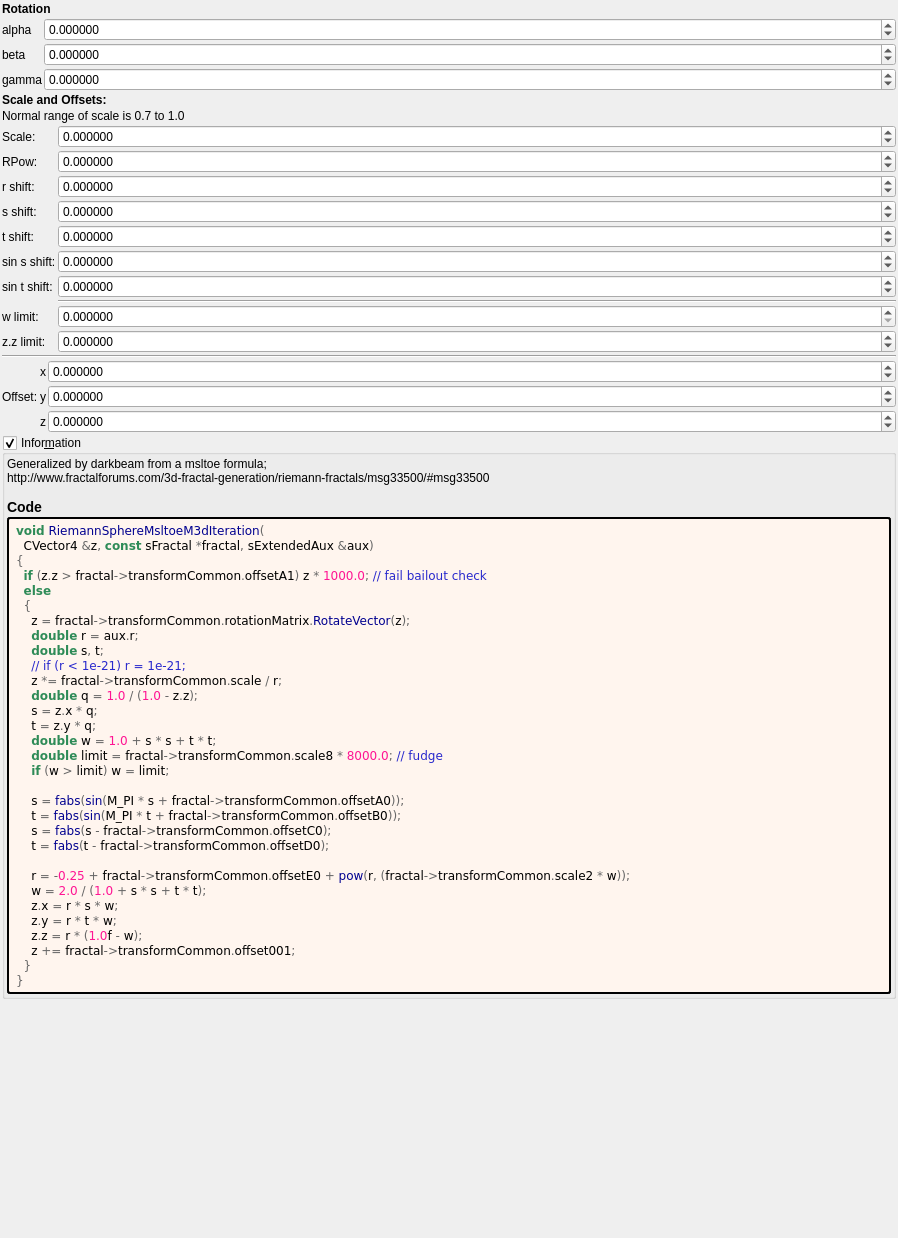
 <widget class="QWidget" name="Form">
  <property name="geometry">
   <rect>
    <x>0</x>
    <y>0</y>
    <width>898</width>
    <height>1238</height>
   </rect>
  </property>
  <property name="windowTitle">
   <string notr="true">riemann_sphere_msltoe_m3d</string>
  </property>
  <layout class="QVBoxLayout" name="verticalLayout">
   <property name="spacing">
    <number>2</number>
   </property>
   <property name="leftMargin">
    <number>2</number>
   </property>
   <property name="topMargin">
    <number>2</number>
   </property>
   <property name="rightMargin">
    <number>2</number>
   </property>
   <property name="bottomMargin">
    <number>2</number>
   </property>
   <item>
    <widget class="QLabel" name="label_256">
     <property name="font">
      <font>
       <weight>75</weight>
       <bold>true</bold>
      </font>
     </property>
     <property name="text">
      <string>Rotation</string>
     </property>
    </widget>
   </item>
   <item>
    <layout class="QGridLayout" name="gridLayout_10" columnstretch="0,1">
     <property name="spacing">
      <number>2</number>
     </property>
     <item row="3" column="1">
      <widget class="MyDoubleSpinBox" name="spinboxd3_transf_rotation_z">
       <property name="sizePolicy">
        <sizepolicy hsizetype="Minimum" vsizetype="Maximum">
         <horstretch>0</horstretch>
         <verstretch>0</verstretch>
        </sizepolicy>
       </property>
       <property name="prefix">
        <string/>
       </property>
       <property name="suffix">
        <string/>
       </property>
       <property name="decimals">
        <number>6</number>
       </property>
       <property name="minimum">
        <double>-36000.000000000000000</double>
       </property>
       <property name="maximum">
        <double>36000.000000000000000</double>
       </property>
       <property name="singleStep">
        <double>1.000000000000000</double>
       </property>
      </widget>
     </item>
     <item row="3" column="0">
      <widget class="QLabel" name="label_36">
       <property name="text">
        <string notr="true">gamma</string>
       </property>
      </widget>
     </item>
     <item row="1" column="0">
      <widget class="QLabel" name="label_35">
       <property name="text">
        <string notr="true">alpha</string>
       </property>
      </widget>
     </item>
     <item row="2" column="0">
      <widget class="QLabel" name="label_34">
       <property name="text">
        <string notr="true">beta</string>
       </property>
      </widget>
     </item>
     <item row="1" column="1">
      <widget class="MyDoubleSpinBox" name="spinboxd3_transf_rotation_x">
       <property name="sizePolicy">
        <sizepolicy hsizetype="Minimum" vsizetype="Maximum">
         <horstretch>0</horstretch>
         <verstretch>0</verstretch>
        </sizepolicy>
       </property>
       <property name="prefix">
        <string/>
       </property>
       <property name="suffix">
        <string/>
       </property>
       <property name="decimals">
        <number>6</number>
       </property>
       <property name="minimum">
        <double>-36000.000000000000000</double>
       </property>
       <property name="maximum">
        <double>36000.000000000000000</double>
       </property>
       <property name="singleStep">
        <double>1.000000000000000</double>
       </property>
      </widget>
     </item>
     <item row="2" column="1">
      <widget class="MyDoubleSpinBox" name="spinboxd3_transf_rotation_y">
       <property name="sizePolicy">
        <sizepolicy hsizetype="Minimum" vsizetype="Maximum">
         <horstretch>0</horstretch>
         <verstretch>0</verstretch>
        </sizepolicy>
       </property>
       <property name="prefix">
        <string/>
       </property>
       <property name="suffix">
        <string/>
       </property>
       <property name="decimals">
        <number>6</number>
       </property>
       <property name="minimum">
        <double>-36000.000000000000000</double>
       </property>
       <property name="maximum">
        <double>36000.000000000000000</double>
       </property>
       <property name="singleStep">
        <double>1.000000000000000</double>
       </property>
      </widget>
     </item>
    </layout>
   </item>
   <item>
    <widget class="QLabel" name="label_252">
     <property name="font">
      <font>
       <weight>75</weight>
       <bold>true</bold>
      </font>
     </property>
     <property name="text">
      <string>Scale and Offsets:</string>
     </property>
    </widget>
   </item>
   <item>
    <widget class="QLabel" name="label_257">
     <property name="text">
      <string>Normal range of scale is 0.7 to 1.0</string>
     </property>
    </widget>
   </item>
   <item>
    <layout class="QGridLayout" name="gridLayout_12" columnstretch="0,1">
     <property name="spacing">
      <number>2</number>
     </property>
     <item row="3" column="1">
      <widget class="MyDoubleSpinBox" name="spinbox_transf_offsetE_0">
       <property name="sizePolicy">
        <sizepolicy hsizetype="Minimum" vsizetype="Maximum">
         <horstretch>0</horstretch>
         <verstretch>0</verstretch>
        </sizepolicy>
       </property>
       <property name="prefix">
        <string/>
       </property>
       <property name="suffix">
        <string/>
       </property>
       <property name="decimals">
        <number>6</number>
       </property>
       <property name="minimum">
        <double>-99.989999999999995</double>
       </property>
       <property name="maximum">
        <double>99.989999999999995</double>
       </property>
       <property name="singleStep">
        <double>0.100000000000000</double>
       </property>
      </widget>
     </item>
     <item row="4" column="0">
      <widget class="QLabel" name="label_140">
       <property name="text">
        <string>s shift:</string>
       </property>
      </widget>
     </item>
     <item row="6" column="1">
      <widget class="MyDoubleSpinBox" name="spinbox_transf_offsetC_0">
       <property name="sizePolicy">
        <sizepolicy hsizetype="Minimum" vsizetype="Maximum">
         <horstretch>0</horstretch>
         <verstretch>0</verstretch>
        </sizepolicy>
       </property>
       <property name="prefix">
        <string/>
       </property>
       <property name="suffix">
        <string/>
       </property>
       <property name="decimals">
        <number>6</number>
       </property>
       <property name="minimum">
        <double>-99.989999999999995</double>
       </property>
       <property name="maximum">
        <double>99.989999999999995</double>
       </property>
       <property name="singleStep">
        <double>0.100000000000000</double>
       </property>
      </widget>
     </item>
     <item row="5" column="0">
      <widget class="QLabel" name="label_142">
       <property name="text">
        <string>t shift:</string>
       </property>
      </widget>
     </item>
     <item row="9" column="0">
      <widget class="QLabel" name="label_148">
       <property name="text">
        <string>w limit:</string>
       </property>
      </widget>
     </item>
     <item row="2" column="1">
      <widget class="MyDoubleSpinBox" name="spinbox_transf_scale_2">
       <property name="sizePolicy">
        <sizepolicy hsizetype="Minimum" vsizetype="Maximum">
         <horstretch>0</horstretch>
         <verstretch>0</verstretch>
        </sizepolicy>
       </property>
       <property name="prefix">
        <string/>
       </property>
       <property name="suffix">
        <string/>
       </property>
       <property name="decimals">
        <number>6</number>
       </property>
       <property name="minimum">
        <double>-99.989999999999995</double>
       </property>
       <property name="maximum">
        <double>99.989999999999995</double>
       </property>
       <property name="singleStep">
        <double>0.100000000000000</double>
       </property>
      </widget>
     </item>
     <item row="2" column="0">
      <widget class="QLabel" name="label_146">
       <property name="text">
        <string>RPow:</string>
       </property>
      </widget>
     </item>
     <item row="1" column="1">
      <widget class="MyDoubleSpinBox" name="spinbox_transf_scale">
       <property name="sizePolicy">
        <sizepolicy hsizetype="Minimum" vsizetype="Maximum">
         <horstretch>0</horstretch>
         <verstretch>0</verstretch>
        </sizepolicy>
       </property>
       <property name="prefix">
        <string/>
       </property>
       <property name="suffix">
        <string/>
       </property>
       <property name="decimals">
        <number>6</number>
       </property>
       <property name="minimum">
        <double>-99.989999999999995</double>
       </property>
       <property name="maximum">
        <double>99.989999999999995</double>
       </property>
       <property name="singleStep">
        <double>0.100000000000000</double>
       </property>
      </widget>
     </item>
     <item row="1" column="0">
      <widget class="QLabel" name="label_251">
       <property name="text">
        <string>Scale:</string>
       </property>
      </widget>
     </item>
     <item row="9" column="1">
      <widget class="MyDoubleSpinBox" name="spinbox_transf_scale_8">
       <property name="sizePolicy">
        <sizepolicy hsizetype="Minimum" vsizetype="Maximum">
         <horstretch>0</horstretch>
         <verstretch>0</verstretch>
        </sizepolicy>
       </property>
       <property name="prefix">
        <string/>
       </property>
       <property name="suffix">
        <string/>
       </property>
       <property name="decimals">
        <number>6</number>
       </property>
       <property name="minimum">
        <double>0.000000000000000</double>
       </property>
       <property name="maximum">
        <double>99.989999999999995</double>
       </property>
       <property name="singleStep">
        <double>0.100000000000000</double>
       </property>
      </widget>
     </item>
     <item row="5" column="1">
      <widget class="MyDoubleSpinBox" name="spinbox_transf_offsetB_0">
       <property name="sizePolicy">
        <sizepolicy hsizetype="Minimum" vsizetype="Maximum">
         <horstretch>0</horstretch>
         <verstretch>0</verstretch>
        </sizepolicy>
       </property>
       <property name="prefix">
        <string/>
       </property>
       <property name="suffix">
        <string/>
       </property>
       <property name="decimals">
        <number>6</number>
       </property>
       <property name="minimum">
        <double>-99.989999999999995</double>
       </property>
       <property name="maximum">
        <double>99.989999999999995</double>
       </property>
       <property name="singleStep">
        <double>0.100000000000000</double>
       </property>
      </widget>
     </item>
     <item row="3" column="0">
      <widget class="QLabel" name="label_145">
       <property name="text">
        <string>r shift:</string>
       </property>
      </widget>
     </item>
     <item row="4" column="1">
      <widget class="MyDoubleSpinBox" name="spinbox_transf_offsetA_0">
       <property name="sizePolicy">
        <sizepolicy hsizetype="Minimum" vsizetype="Maximum">
         <horstretch>0</horstretch>
         <verstretch>0</verstretch>
        </sizepolicy>
       </property>
       <property name="prefix">
        <string/>
       </property>
       <property name="suffix">
        <string/>
       </property>
       <property name="decimals">
        <number>6</number>
       </property>
       <property name="minimum">
        <double>-99.989999999999995</double>
       </property>
       <property name="maximum">
        <double>99.989999999999995</double>
       </property>
       <property name="singleStep">
        <double>0.100000000000000</double>
       </property>
      </widget>
     </item>
     <item row="6" column="0">
      <widget class="QLabel" name="label_143">
       <property name="text">
        <string>sin s shift:</string>
       </property>
      </widget>
     </item>
     <item row="7" column="0">
      <widget class="QLabel" name="label_144">
       <property name="text">
        <string>sin t shift:</string>
       </property>
      </widget>
     </item>
     <item row="7" column="1">
      <widget class="MyDoubleSpinBox" name="spinbox_transf_offsetD_0">
       <property name="sizePolicy">
        <sizepolicy hsizetype="Minimum" vsizetype="Maximum">
         <horstretch>0</horstretch>
         <verstretch>0</verstretch>
        </sizepolicy>
       </property>
       <property name="prefix">
        <string/>
       </property>
       <property name="suffix">
        <string/>
       </property>
       <property name="decimals">
        <number>6</number>
       </property>
       <property name="minimum">
        <double>-99.989999999999995</double>
       </property>
       <property name="maximum">
        <double>99.989999999999995</double>
       </property>
       <property name="singleStep">
        <double>0.100000000000000</double>
       </property>
      </widget>
     </item>
     <item row="10" column="1">
      <widget class="MyDoubleSpinBox" name="spinbox_transf_offsetA_1">
       <property name="sizePolicy">
        <sizepolicy hsizetype="Minimum" vsizetype="Maximum">
         <horstretch>0</horstretch>
         <verstretch>0</verstretch>
        </sizepolicy>
       </property>
       <property name="prefix">
        <string/>
       </property>
       <property name="suffix">
        <string/>
       </property>
       <property name="decimals">
        <number>6</number>
       </property>
       <property name="minimum">
        <double>-99.989999999999995</double>
       </property>
       <property name="maximum">
        <double>99.989999999999995</double>
       </property>
       <property name="singleStep">
        <double>0.100000000000000</double>
       </property>
      </widget>
     </item>
     <item row="10" column="0">
      <widget class="QLabel" name="label_149">
       <property name="text">
        <string>z.z limit:</string>
       </property>
      </widget>
     </item>
     <item row="8" column="1">
      <widget class="Line" name="line_2">
       <property name="orientation">
        <enum>Qt::Horizontal</enum>
       </property>
      </widget>
     </item>
    </layout>
   </item>
   <item>
    <widget class="Line" name="line">
     <property name="orientation">
      <enum>Qt::Horizontal</enum>
     </property>
    </widget>
   </item>
   <item>
    <layout class="QGridLayout" name="gridLayout_11" columnstretch="0,0,1">
     <property name="spacing">
      <number>2</number>
     </property>
     <item row="2" column="0">
      <widget class="QLabel" name="label_255">
       <property name="text">
        <string>Offset:</string>
       </property>
      </widget>
     </item>
     <item row="2" column="1">
      <widget class="QLabel" name="label_113">
       <property name="text">
        <string notr="true">y</string>
       </property>
      </widget>
     </item>
     <item row="2" column="2">
      <widget class="MyDoubleSpinBox" name="spinbox3_transf_offset_001_y">
       <property name="sizePolicy">
        <sizepolicy hsizetype="Minimum" vsizetype="Maximum">
         <horstretch>0</horstretch>
         <verstretch>0</verstretch>
        </sizepolicy>
       </property>
       <property name="prefix">
        <string/>
       </property>
       <property name="suffix">
        <string/>
       </property>
       <property name="decimals">
        <number>6</number>
       </property>
       <property name="minimum">
        <double>-99.989999999999995</double>
       </property>
       <property name="maximum">
        <double>99.989999999999995</double>
       </property>
       <property name="singleStep">
        <double>0.100000000000000</double>
       </property>
      </widget>
     </item>
     <item row="1" column="1">
      <widget class="QLabel" name="label_112">
       <property name="text">
        <string notr="true">x</string>
       </property>
      </widget>
     </item>
     <item row="1" column="2">
      <widget class="MyDoubleSpinBox" name="spinbox3_transf_offset_001_x">
       <property name="sizePolicy">
        <sizepolicy hsizetype="Minimum" vsizetype="Maximum">
         <horstretch>0</horstretch>
         <verstretch>0</verstretch>
        </sizepolicy>
       </property>
       <property name="prefix">
        <string/>
       </property>
       <property name="suffix">
        <string/>
       </property>
       <property name="decimals">
        <number>6</number>
       </property>
       <property name="minimum">
        <double>-99.989999999999995</double>
       </property>
       <property name="maximum">
        <double>99.989999999999995</double>
       </property>
       <property name="singleStep">
        <double>0.100000000000000</double>
       </property>
      </widget>
     </item>
     <item row="3" column="2">
      <widget class="MyDoubleSpinBox" name="spinbox3_transf_offset_001_z">
       <property name="sizePolicy">
        <sizepolicy hsizetype="Minimum" vsizetype="Maximum">
         <horstretch>0</horstretch>
         <verstretch>0</verstretch>
        </sizepolicy>
       </property>
       <property name="prefix">
        <string/>
       </property>
       <property name="suffix">
        <string/>
       </property>
       <property name="decimals">
        <number>6</number>
       </property>
       <property name="minimum">
        <double>-99.989999999999995</double>
       </property>
       <property name="maximum">
        <double>99.989999999999995</double>
       </property>
       <property name="singleStep">
        <double>0.100000000000000</double>
       </property>
      </widget>
     </item>
     <item row="3" column="1">
      <widget class="QLabel" name="label_114">
       <property name="text">
        <string notr="true">z</string>
       </property>
      </widget>
     </item>
    </layout>
   </item>
   <item>
    <widget class="MyGroupBox" name="groupCheck_info">
     <property name="title">
      <string>Infor&amp;mation</string>
     </property>
     <property name="flat">
      <bool>false</bool>
     </property>
     <property name="checkable">
      <bool>true</bool>
     </property>
     <layout class="QVBoxLayout" name="verticalLayout_2">
      <property name="spacing">
       <number>2</number>
      </property>
      <property name="leftMargin">
       <number>2</number>
      </property>
      <property name="topMargin">
       <number>2</number>
      </property>
      <property name="rightMargin">
       <number>2</number>
      </property>
      <property name="bottomMargin">
       <number>2</number>
      </property>
      <item>
       <widget class="QLabel" name="label_information_general">
        <property name="text">
         <string notr="true">&lt;p&gt;Generalized by darkbeam from a msltoe formula;&lt;br&gt;http://www.fractalforums.com/3d-fractal-generation/riemann-fractals/msg33500/#msg33500&lt;/p&gt;&lt;table&gt;
&lt;/table&gt;
&lt;h3&gt;Code&lt;/h3&gt;</string>
        </property>
        <property name="wordWrap">
         <bool>true</bool>
        </property>
        <property name="openExternalLinks">
         <bool>true</bool>
        </property>
        <property name="textInteractionFlags">
         <set>Qt::LinksAccessibleByMouse|Qt::TextSelectableByMouse</set>
        </property>
       </widget>
      </item>
      <item>
       <widget class="QLabel" name="label_code_content">
        <property name="styleSheet">
         <string notr="true">border-style: outset; border-width: 2px; border-radius: 3px; border-color: black; background-color: #fff5ee; padding: 4px;</string>
        </property>
        <property name="text">
         <string notr="true">&lt;body style=&quot;background-color:#fff5ee&quot;&gt;
&lt;pre style=&quot;color:#000000; background-color:#fff5ee;  font-family:&#039;Courier New&#039;,monospace;&quot;&gt;&lt;span style=&quot;color:#2e8b57; font-weight:bold&quot;&gt;void&lt;/span&gt; &lt;span style=&quot;color:#00008f&quot;&gt;RiemannSphereMsltoeM3dIteration&lt;/span&gt;&lt;span style=&quot;color:#676767&quot;&gt;(&lt;/span&gt;
  CVector4 &lt;span style=&quot;color:#676767&quot;&gt;&amp;amp;&lt;/span&gt;z&lt;span style=&quot;color:#676767&quot;&gt;,&lt;/span&gt; &lt;span style=&quot;color:#2e8b57; font-weight:bold&quot;&gt;const&lt;/span&gt; sFractal &lt;span style=&quot;color:#676767&quot;&gt;*&lt;/span&gt;fractal&lt;span style=&quot;color:#676767&quot;&gt;,&lt;/span&gt; sExtendedAux &lt;span style=&quot;color:#676767&quot;&gt;&amp;amp;&lt;/span&gt;aux&lt;span style=&quot;color:#676767&quot;&gt;)&lt;/span&gt;
&lt;span style=&quot;color:#676767&quot;&gt;{&lt;/span&gt;
  &lt;span style=&quot;color:#2e8b57; font-weight:bold&quot;&gt;if&lt;/span&gt; &lt;span style=&quot;color:#676767&quot;&gt;(&lt;/span&gt;z&lt;span style=&quot;color:#676767&quot;&gt;.&lt;/span&gt;z &lt;span style=&quot;color:#676767&quot;&gt;&amp;gt;&lt;/span&gt; fractal&lt;span style=&quot;color:#676767&quot;&gt;-&amp;gt;&lt;/span&gt;transformCommon&lt;span style=&quot;color:#676767&quot;&gt;.&lt;/span&gt;offsetA1&lt;span style=&quot;color:#676767&quot;&gt;)&lt;/span&gt; z &lt;span style=&quot;color:#676767&quot;&gt;*&lt;/span&gt; &lt;span style=&quot;color:#ff1493&quot;&gt;1000.0&lt;/span&gt;&lt;span style=&quot;color:#676767&quot;&gt;;&lt;/span&gt; &lt;span style=&quot;color:#2929cc&quot;&gt;// fail bailout check&lt;/span&gt;
  &lt;span style=&quot;color:#2e8b57; font-weight:bold&quot;&gt;else&lt;/span&gt;
  &lt;span style=&quot;color:#676767&quot;&gt;{&lt;/span&gt;
    z &lt;span style=&quot;color:#676767&quot;&gt;=&lt;/span&gt; fractal&lt;span style=&quot;color:#676767&quot;&gt;-&amp;gt;&lt;/span&gt;transformCommon&lt;span style=&quot;color:#676767&quot;&gt;.&lt;/span&gt;rotationMatrix&lt;span style=&quot;color:#676767&quot;&gt;.&lt;/span&gt;&lt;span style=&quot;color:#00008f&quot;&gt;RotateVector&lt;/span&gt;&lt;span style=&quot;color:#676767&quot;&gt;(&lt;/span&gt;z&lt;span style=&quot;color:#676767&quot;&gt;);&lt;/span&gt;
    &lt;span style=&quot;color:#2e8b57; font-weight:bold&quot;&gt;double&lt;/span&gt; r &lt;span style=&quot;color:#676767&quot;&gt;=&lt;/span&gt; aux&lt;span style=&quot;color:#676767&quot;&gt;.&lt;/span&gt;r&lt;span style=&quot;color:#676767&quot;&gt;;&lt;/span&gt;
    &lt;span style=&quot;color:#2e8b57; font-weight:bold&quot;&gt;double&lt;/span&gt; s&lt;span style=&quot;color:#676767&quot;&gt;,&lt;/span&gt; t&lt;span style=&quot;color:#676767&quot;&gt;;&lt;/span&gt;
    &lt;span style=&quot;color:#2929cc&quot;&gt;// if (r &amp;lt; 1e-21) r = 1e-21;&lt;/span&gt;
    z &lt;span style=&quot;color:#676767&quot;&gt;*=&lt;/span&gt; fractal&lt;span style=&quot;color:#676767&quot;&gt;-&amp;gt;&lt;/span&gt;transformCommon&lt;span style=&quot;color:#676767&quot;&gt;.&lt;/span&gt;scale &lt;span style=&quot;color:#676767&quot;&gt;/&lt;/span&gt; r&lt;span style=&quot;color:#676767&quot;&gt;;&lt;/span&gt;
    &lt;span style=&quot;color:#2e8b57; font-weight:bold&quot;&gt;double&lt;/span&gt; q &lt;span style=&quot;color:#676767&quot;&gt;=&lt;/span&gt; &lt;span style=&quot;color:#ff1493&quot;&gt;1.0&lt;/span&gt; &lt;span style=&quot;color:#676767&quot;&gt;/ (&lt;/span&gt;&lt;span style=&quot;color:#ff1493&quot;&gt;1.0&lt;/span&gt; &lt;span style=&quot;color:#676767&quot;&gt;-&lt;/span&gt; z&lt;span style=&quot;color:#676767&quot;&gt;.&lt;/span&gt;z&lt;span style=&quot;color:#676767&quot;&gt;);&lt;/span&gt;
    s &lt;span style=&quot;color:#676767&quot;&gt;=&lt;/span&gt; z&lt;span style=&quot;color:#676767&quot;&gt;.&lt;/span&gt;x &lt;span style=&quot;color:#676767&quot;&gt;*&lt;/span&gt; q&lt;span style=&quot;color:#676767&quot;&gt;;&lt;/span&gt;
    t &lt;span style=&quot;color:#676767&quot;&gt;=&lt;/span&gt; z&lt;span style=&quot;color:#676767&quot;&gt;.&lt;/span&gt;y &lt;span style=&quot;color:#676767&quot;&gt;*&lt;/span&gt; q&lt;span style=&quot;color:#676767&quot;&gt;;&lt;/span&gt;
    &lt;span style=&quot;color:#2e8b57; font-weight:bold&quot;&gt;double&lt;/span&gt; w &lt;span style=&quot;color:#676767&quot;&gt;=&lt;/span&gt; &lt;span style=&quot;color:#ff1493&quot;&gt;1.0&lt;/span&gt; &lt;span style=&quot;color:#676767&quot;&gt;+&lt;/span&gt; s &lt;span style=&quot;color:#676767&quot;&gt;*&lt;/span&gt; s &lt;span style=&quot;color:#676767&quot;&gt;+&lt;/span&gt; t &lt;span style=&quot;color:#676767&quot;&gt;*&lt;/span&gt; t&lt;span style=&quot;color:#676767&quot;&gt;;&lt;/span&gt;
    &lt;span style=&quot;color:#2e8b57; font-weight:bold&quot;&gt;double&lt;/span&gt; limit &lt;span style=&quot;color:#676767&quot;&gt;=&lt;/span&gt; fractal&lt;span style=&quot;color:#676767&quot;&gt;-&amp;gt;&lt;/span&gt;transformCommon&lt;span style=&quot;color:#676767&quot;&gt;.&lt;/span&gt;scale8 &lt;span style=&quot;color:#676767&quot;&gt;*&lt;/span&gt; &lt;span style=&quot;color:#ff1493&quot;&gt;8000.0&lt;/span&gt;&lt;span style=&quot;color:#676767&quot;&gt;;&lt;/span&gt; &lt;span style=&quot;color:#2929cc&quot;&gt;// fudge&lt;/span&gt;
    &lt;span style=&quot;color:#2e8b57; font-weight:bold&quot;&gt;if&lt;/span&gt; &lt;span style=&quot;color:#676767&quot;&gt;(&lt;/span&gt;w &lt;span style=&quot;color:#676767&quot;&gt;&amp;gt;&lt;/span&gt; limit&lt;span style=&quot;color:#676767&quot;&gt;)&lt;/span&gt; w &lt;span style=&quot;color:#676767&quot;&gt;=&lt;/span&gt; limit&lt;span style=&quot;color:#676767&quot;&gt;;&lt;/span&gt;

    s &lt;span style=&quot;color:#676767&quot;&gt;=&lt;/span&gt; &lt;span style=&quot;color:#00008f&quot;&gt;fabs&lt;/span&gt;&lt;span style=&quot;color:#676767&quot;&gt;(&lt;/span&gt;&lt;span style=&quot;color:#00008f&quot;&gt;sin&lt;/span&gt;&lt;span style=&quot;color:#676767&quot;&gt;(&lt;/span&gt;M_PI &lt;span style=&quot;color:#676767&quot;&gt;*&lt;/span&gt; s &lt;span style=&quot;color:#676767&quot;&gt;+&lt;/span&gt; fractal&lt;span style=&quot;color:#676767&quot;&gt;-&amp;gt;&lt;/span&gt;transformCommon&lt;span style=&quot;color:#676767&quot;&gt;.&lt;/span&gt;offsetA0&lt;span style=&quot;color:#676767&quot;&gt;));&lt;/span&gt;
    t &lt;span style=&quot;color:#676767&quot;&gt;=&lt;/span&gt; &lt;span style=&quot;color:#00008f&quot;&gt;fabs&lt;/span&gt;&lt;span style=&quot;color:#676767&quot;&gt;(&lt;/span&gt;&lt;span style=&quot;color:#00008f&quot;&gt;sin&lt;/span&gt;&lt;span style=&quot;color:#676767&quot;&gt;(&lt;/span&gt;M_PI &lt;span style=&quot;color:#676767&quot;&gt;*&lt;/span&gt; t &lt;span style=&quot;color:#676767&quot;&gt;+&lt;/span&gt; fractal&lt;span style=&quot;color:#676767&quot;&gt;-&amp;gt;&lt;/span&gt;transformCommon&lt;span style=&quot;color:#676767&quot;&gt;.&lt;/span&gt;offsetB0&lt;span style=&quot;color:#676767&quot;&gt;));&lt;/span&gt;
    s &lt;span style=&quot;color:#676767&quot;&gt;=&lt;/span&gt; &lt;span style=&quot;color:#00008f&quot;&gt;fabs&lt;/span&gt;&lt;span style=&quot;color:#676767&quot;&gt;(&lt;/span&gt;s &lt;span style=&quot;color:#676767&quot;&gt;-&lt;/span&gt; fractal&lt;span style=&quot;color:#676767&quot;&gt;-&amp;gt;&lt;/span&gt;transformCommon&lt;span style=&quot;color:#676767&quot;&gt;.&lt;/span&gt;offsetC0&lt;span style=&quot;color:#676767&quot;&gt;);&lt;/span&gt;
    t &lt;span style=&quot;color:#676767&quot;&gt;=&lt;/span&gt; &lt;span style=&quot;color:#00008f&quot;&gt;fabs&lt;/span&gt;&lt;span style=&quot;color:#676767&quot;&gt;(&lt;/span&gt;t &lt;span style=&quot;color:#676767&quot;&gt;-&lt;/span&gt; fractal&lt;span style=&quot;color:#676767&quot;&gt;-&amp;gt;&lt;/span&gt;transformCommon&lt;span style=&quot;color:#676767&quot;&gt;.&lt;/span&gt;offsetD0&lt;span style=&quot;color:#676767&quot;&gt;);&lt;/span&gt;

    r &lt;span style=&quot;color:#676767&quot;&gt;= -&lt;/span&gt;&lt;span style=&quot;color:#ff1493&quot;&gt;0.25&lt;/span&gt; &lt;span style=&quot;color:#676767&quot;&gt;+&lt;/span&gt; fractal&lt;span style=&quot;color:#676767&quot;&gt;-&amp;gt;&lt;/span&gt;transformCommon&lt;span style=&quot;color:#676767&quot;&gt;.&lt;/span&gt;offsetE0 &lt;span style=&quot;color:#676767&quot;&gt;+&lt;/span&gt; &lt;span style=&quot;color:#00008f&quot;&gt;pow&lt;/span&gt;&lt;span style=&quot;color:#676767&quot;&gt;(&lt;/span&gt;r&lt;span style=&quot;color:#676767&quot;&gt;, (&lt;/span&gt;fractal&lt;span style=&quot;color:#676767&quot;&gt;-&amp;gt;&lt;/span&gt;transformCommon&lt;span style=&quot;color:#676767&quot;&gt;.&lt;/span&gt;scale2 &lt;span style=&quot;color:#676767&quot;&gt;*&lt;/span&gt; w&lt;span style=&quot;color:#676767&quot;&gt;));&lt;/span&gt;
    w &lt;span style=&quot;color:#676767&quot;&gt;=&lt;/span&gt; &lt;span style=&quot;color:#ff1493&quot;&gt;2.0&lt;/span&gt; &lt;span style=&quot;color:#676767&quot;&gt;/ (&lt;/span&gt;&lt;span style=&quot;color:#ff1493&quot;&gt;1.0&lt;/span&gt; &lt;span style=&quot;color:#676767&quot;&gt;+&lt;/span&gt; s &lt;span style=&quot;color:#676767&quot;&gt;*&lt;/span&gt; s &lt;span style=&quot;color:#676767&quot;&gt;+&lt;/span&gt; t &lt;span style=&quot;color:#676767&quot;&gt;*&lt;/span&gt; t&lt;span style=&quot;color:#676767&quot;&gt;);&lt;/span&gt;
    z&lt;span style=&quot;color:#676767&quot;&gt;.&lt;/span&gt;x &lt;span style=&quot;color:#676767&quot;&gt;=&lt;/span&gt; r &lt;span style=&quot;color:#676767&quot;&gt;*&lt;/span&gt; s &lt;span style=&quot;color:#676767&quot;&gt;*&lt;/span&gt; w&lt;span style=&quot;color:#676767&quot;&gt;;&lt;/span&gt;
    z&lt;span style=&quot;color:#676767&quot;&gt;.&lt;/span&gt;y &lt;span style=&quot;color:#676767&quot;&gt;=&lt;/span&gt; r &lt;span style=&quot;color:#676767&quot;&gt;*&lt;/span&gt; t &lt;span style=&quot;color:#676767&quot;&gt;*&lt;/span&gt; w&lt;span style=&quot;color:#676767&quot;&gt;;&lt;/span&gt;
    z&lt;span style=&quot;color:#676767&quot;&gt;.&lt;/span&gt;z &lt;span style=&quot;color:#676767&quot;&gt;=&lt;/span&gt; r &lt;span style=&quot;color:#676767&quot;&gt;* (&lt;/span&gt;&lt;span style=&quot;color:#ff1493&quot;&gt;1.0&lt;/span&gt;f &lt;span style=&quot;color:#676767&quot;&gt;-&lt;/span&gt; w&lt;span style=&quot;color:#676767&quot;&gt;);&lt;/span&gt;
    z &lt;span style=&quot;color:#676767&quot;&gt;+=&lt;/span&gt; fractal&lt;span style=&quot;color:#676767&quot;&gt;-&amp;gt;&lt;/span&gt;transformCommon&lt;span style=&quot;color:#676767&quot;&gt;.&lt;/span&gt;offset001&lt;span style=&quot;color:#676767&quot;&gt;;&lt;/span&gt;
  &lt;span style=&quot;color:#676767&quot;&gt;}&lt;/span&gt;
&lt;span style=&quot;color:#676767&quot;&gt;}&lt;/span&gt;
&lt;/pre&gt;
&lt;/body&gt;</string>
        </property>
        <property name="wordWrap">
         <bool>true</bool>
        </property>
        <property name="openExternalLinks">
         <bool>true</bool>
        </property>
        <property name="textInteractionFlags">
         <set>Qt::LinksAccessibleByMouse|Qt::TextSelectableByMouse</set>
        </property>
       </widget>
      </item>
     </layout>
    </widget>
   </item>
   <item>
    <spacer name="verticalSpacer">
     <property name="orientation">
      <enum>Qt::Vertical</enum>
     </property>
     <property name="sizeHint" stdset="0">
      <size>
       <width>20</width>
       <height>40</height>
      </size>
     </property>
    </spacer>
   </item>
  </layout>
 </widget>
